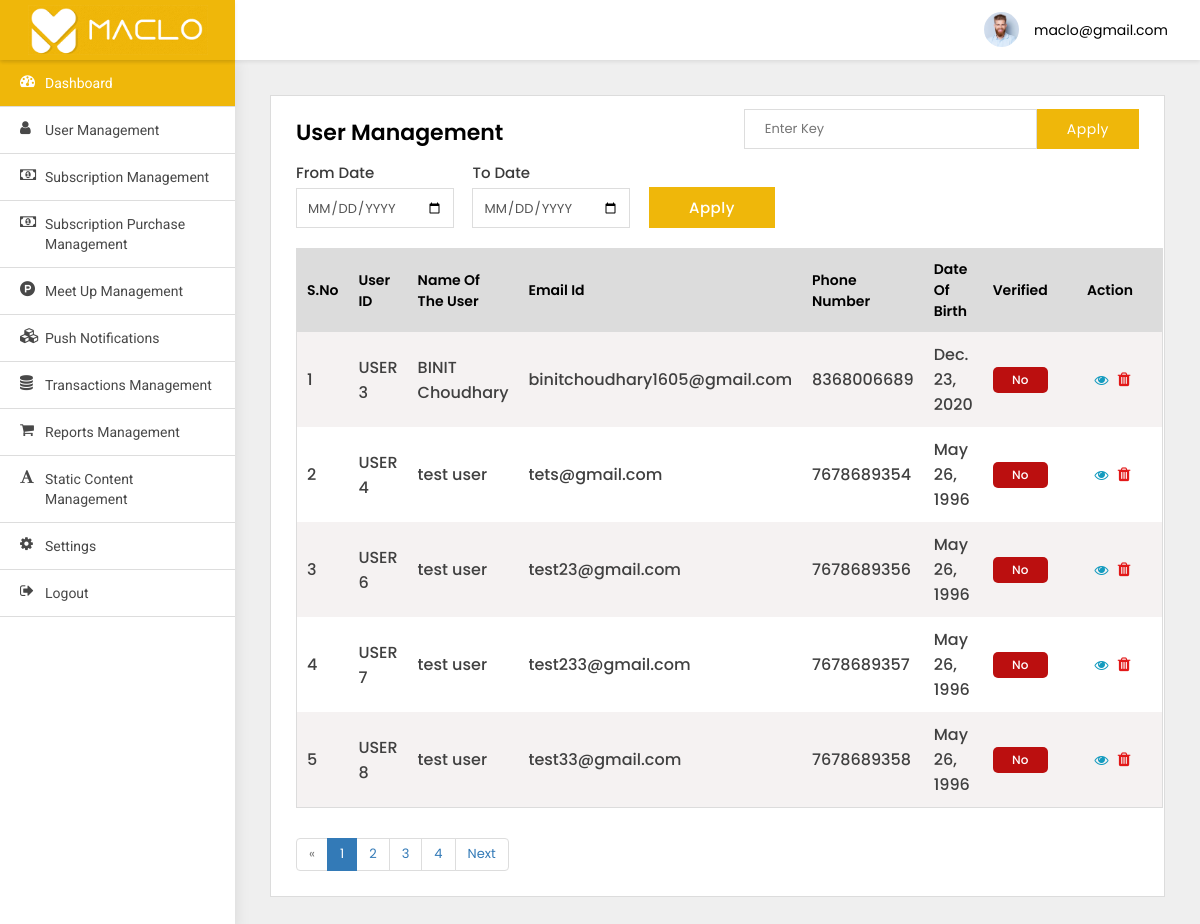
/adminpanel/users-list/ (signed in), run on the app's committed database.
### adminpanel/models.py (models this page shows)
class User(AbstractBaseUser, PermissionsMixin):
    email = models.EmailField(max_length=255, unique=True)
    phone_number = models.BigIntegerField(blank=True, null=True)
    name = models.CharField(max_length=255)
    social_type = models.CharField(max_length=255)
    social_id = models.CharField(max_length=255)
    device_token = models.CharField(default='', null=True, blank=True, max_length=256)
    is_active = models.BooleanField(default=True)
    is_staff = models.BooleanField(default=False)
    objects = UserManager()
    USERNAME_FIELD = 'email'

### src/models.py (models this page shows)
class RegisterUser(models.Model):
    email = models.EmailField(default='test@maclo.com')
    phone_number = models.CharField(default='00000', max_length=13)
    first_name = models.CharField(default='maclo', max_length=100)
    last_name = models.CharField(default='app', max_length=100)
    gender = models.CharField(choices=GENDER, default='Male', max_length=20, null=True, blank=True)
    date_of_birth = models.DateField(null=True, blank=True)
    job_profile = models.CharField(max_length=100, null=True, blank=True)
    company_name = models.CharField(max_length=200, null=True, blank=True)
    qualification = models.CharField(
        default="Bachelor's", choices=QUALIFICATION, max_length=100, null=True, blank=True)
    relationship_status = models.CharField(
        default='Single', choices=RELATIONSHIP_STATUS, max_length=100, null=True, blank=True)
    height = models.IntegerField(null=True,blank=True)
    fav_quote = models.CharField(default='MY Fav QUOTE', max_length=1000)
    religion = models.CharField(default='atheist', max_length=100, null=True, blank=True)
    body_type = models.CharField(default='slim', max_length=100)
    zodiac_sign = models.CharField(default='', max_length=100)
    taste = models.CharField(default='', max_length=100)
    created_at = models.DateField(auto_now_add=True)
    verified = models.CharField(default='No', choices=BOOL_CHOICES, max_length=10)
    fb_signup = models.CharField(default='No', choices=BOOL_CHOICES, max_length=10)
    pic_1 = models.ImageField(upload_to='media', null=True, blank=True)
    pic_2 = models.ImageField(upload_to='media', null=True, blank=True)
    pic_3 = models.ImageField(upload_to='media', null=True, blank=True)
    pic_4 = models.ImageField(upload_to='media', null=True, blank=True)
    pic_5 = models.ImageField(upload_to='media', null=True, blank=True)
    pic_6 = models.ImageField(upload_to='media', null=True, blank=True)
    def __str__(self):
        return str(self.id)

### adminpanel/views.py (the view)
# urls.py: path('users-list/', UsersList.as_view(), name='users-list'),
class UsersList(LoginRequiredMixin, ListView):
    paginate_by = 5
    model = RegisterUser
    template_name = 'user-management.html'
    def get(self, request, *args, **kwargs):
        qs = self.request.GET.get('qs')
        if qs:
            search = RegisterUser.objects.filter(Q(first_name__icontains=qs) |
                                                 Q(last_name__icontains=qs) |
                                                 Q(email__icontains=qs) |
                                                 Q(phone_number__icontains=qs))
            search_count = len(search)
            context = {
                'search': search,
            }
            if search:
                messages.info(self.request, str(
                    search_count) + ' matches found')
                return render(self.request, 'user-management.html', context)
            else:
                messages.info(self.request, 'No results found')
                return render(self.request, 'user-management.html', context)
        else:
            users = RegisterUser.objects.all()
            myfilter = UserFilter(self.request.GET, queryset=users)
            users = myfilter.qs
            print(users)
            paginator = Paginator(users, self.paginate_by)
            page_number = self.request.GET.get('page')
            page_obj = paginator.get_page(page_number)
            context = {
                'object_list': users,
                'myfilter': myfilter,
                'pages': page_obj
            }
            return render(self.request, "user-management.html", context)

### adminpanel/templates/user-management.html (shortened to what this page needs)
{% extends 'base.html' %}
{% block body %}
<div class="WrapperArea">
    <div class="WrapperBox">
        <div class="Small-Wrapper">
            <div class="SearchBox">
                <form action="">
                    <input type="text" name="qs" placeholder="Enter Key">
                    <button>Apply</button>
                </form>
            </div>
            <h4 class="Title">User Management</h4>
            <div class="Filter">
                <form>
                    <div class="form-group">
                        <label>From Date</label>
                        <input type="date" name="from_date" class="form-control">
                    </div>
                    <div class="form-group">
                        <label>To Date</label>
                        <input type="date" name="to_date" class="form-control">
                    </div>
                    <div class="form-group">
                        <label>&nbsp;</label>
                        <button class="Button" type="submit">Apply</button>
                    </div>
                </form>
            </div>
            {% if search %}
            <div class="TableList">
                <table>
                    <thead>
                    <tr>
                        <th>S.No</th>
                        <th>User ID</th>
                        <th>Name of the user</th>
                        <th>Email id</th>
                        <th>Phone Number</th>
                        <th>Date of Birth</th>
                        <th>Verified</th>
                        <th>action</th>
                    </tr>
                    </thead>
                    <tbody>
                    {% for object in search %}
                    <tr>
                        <td>{{forloop.counter }}</td>
                        <td>USER {{object.id}}</td>
                        <td>{{object.first_name}} {{object.last_name}}</td>
                        <td>{{object.email}}</td>
                        <td>{{object.phone_number}}</td>
                        <td>{{object.date_of_birth}}</td>
                        <td><span class="red">{{object.verified}}</span></td>
                        <td>
                            <a class="Blue" href="{% url 'adminpanel:users-detail' object.id %}">
                                <i class="fa fa-eye"></i>
                            </a>
                            <button class="Red deleteButton" value="{{object.id}}" data-toggle="modal"
                                    data-target="#DeleteModal" style="border:none;box-shadow:none;
                                                                                background:transparent;outline:0;">
                                <i class="fa fa-trash"></i>
                            </button>
                        </td>
                    </tr>
                    {% endfor %}
                    </tbody>
                </table>
            </div>
            {% elif pages %}
            <div class="TableList">
                <table>
                    <thead>
                    <tr>
                        <th>S.No</th>
                        <th>User ID</th>
                        <th>Name of the user</th>
                        <th>Email id</th>
                        <th>Phone Number</th>
                        <th>Date of Birth</th>
                        <th>Verified</th>
                        <th>action</th>
                    </tr>
                    </thead>
                    <tbody>
                    {% for object in pages %}
                    <tr>
                        <td>{{forloop.counter }}</td>
                        <td>USER {{object.id}}</td>
                        <td>{{object.first_name}} {{object.last_name}}</td>
                        <td>{{object.email}}</td>
                        <td>{{object.phone_number}}</td>
                        <td>{{object.date_of_birth}}</td>
                        <td><span class="red">{{object.verified}}</span></td>
                        <td>
                            <a class="Blue" href="{% url 'adminpanel:users-detail' object.id %}">
                                <i class="fa fa-eye"></i>
                            </a>
                            <button class="Red deleteButton" value="{{object.id}}" data-toggle="modal"
                                    data-target="#DeleteModal" style="border:none;box-shadow:none;
                                                                                background:transparent;outline:0;">
                                <i class="fa fa-trash"></i>
                            </button>
                        </td>
                    </tr>
                    {% endfor %}
                    </tbody>
                </table>
            </div>
            {% endif %}
            {% if pages.has_other_pages %}
            <ul class="pagination">
                {% if pages.has_previous %}
                <li class="page-item"><a aria-label="Previous" class="page-link"
                                         href="?page={{ pages.previous_page_number }}">Previous</a></li>
                {% else %}
                <li class="page-item disabled"><span>&laquo;</span></li>
                {% endif %}
                {% for i in pages.paginator.page_range %}
                {% if pages.number == i %}
                <li class="page-item active"><span>{{ i }} <span class="sr-only">(current)</span></span></li>
                {% else %}
                <li class="page-item"><a class="page-link" href="?page={{ i }}">{{ i }}</a></li>
                {% endif %}
                {% endfor %}
                {% if pages.has_next %}
                <li class="page-item"><a aria-label="Next" class="page-link" href="?page={{ pages.next_page_number }}">Next</a>
                </li>
                {% else %}
                <li class="page-item disabled"><span>&raquo;</span></li>
                {% endif %}
            </ul>
            {% endif %}
        </div>
    </div>
</div>
{% endblock body %}

### adminpanel/templates/base.html (shortened to what this page needs)
{% load static %}
<html lang="en-us">
<head>
    <link type="text/css" rel="stylesheet" href="{% static 'adminpanel/css/style.css'%}">
</head>
<body>
<div class="Header">
    <div class="Logo">
        <img src="{% static 'adminpanel/images/Inner-Logo.png' %}">
    </div>
    <div class="Navigation">
        <div class="Avater">
            <a href="javascript:void(0);">
                <figure><img src="{% static 'adminpanel/images/profile.jpg' %}"></figure>
                {{user}} </a>
        </div>
    </div>
</div>
<div class="SidenavBar">
    <ul>
        <li class="active">
            <a href="{% url 'adminpanel:dashboard' %}">
                <span><i class="fa fa-tachometer"></i></span> Dashboard
            </a>
        </li>
        <li>
            <a href="{% url 'adminpanel:users-list' %}">
                <span><i class="fa fa-user"></i></span> User Management
            </a>
        </li>
        <li>
            <a href="Subscription-management.html">
                <span><i class="fa fa-money"></i></span> Subscription Management
            </a>
        </li>
        <li>
            <a href="Subscription-Purchase-management.html">
                <span><i class="fa fa-money"></i></span> Subscription Purchase Management
            </a>
        </li>
        <li>
            <a href="meet-management.html">
                <span><i class="fa fa-product-hunt"></i></span> Meet up Management
            </a>
        </li>
        <li>
            <a href="{% url 'adminpanel:send-notification' %}">
                <span><i class="fa fa-cubes"></i></span> Push Notifications
            </a>
        </li>
        <li>
            <a href="Transaction-management.html">
                <span><i class="fa fa-database"></i></span> Transactions Management
            </a>
        </li>
        <li>
            <a href="Report-management.html">
                <span><i class="fa fa-shopping-cart"></i></span> Reports Management
            </a>
        </li>
        <li>
            <a href="content-management.html">
                <span><i class="fa fa-font"></i></span> Static content Management
            </a>
        </li>
        <li>
            <a href="{% url 'adminpanel:change_password' %}">
                <span><i class="fa fa-cog"></i></span> Settings
            </a>
        </li>
        <li>
            <a href="{% url 'adminpanel:login' %}">
                <span><i class="fa fa-sign-out"></i></span> Logout
            </a>
        </li>
    </ul>
</div>
{% block body %}
{% endblock body %}
</body>
</html>

### data on the page
User: email "maclo@gmail.com"
RegisterUser: id "3", first_name "BINIT", last_name "Choudhary", email "binitchoudhary1605@gmail.com", phone_number "8368006689", date_of_birth "Dec. 23, 2020", verified "No"
RegisterUser: id "4", first_name "test", last_name "user", email "tets@gmail.com", phone_number "7678689354", date_of_birth "May 26, 1996", verified "No"
RegisterUser: id "6", first_name "test", last_name "user", email "test23@gmail.com", phone_number "7678689356", date_of_birth "May 26, 1996", verified "No"
RegisterUser: id "7", first_name "test", last_name "user", email "test233@gmail.com", phone_number "7678689357", date_of_birth "May 26, 1996", verified "No"
RegisterUser: id "8", first_name "test", last_name "user", email "test33@gmail.com", phone_number "7678689358", date_of_birth "May 26, 1996", verified "No"

### other printed values
{{ i }} "1"
{{ i }} "2" "3" "4"
